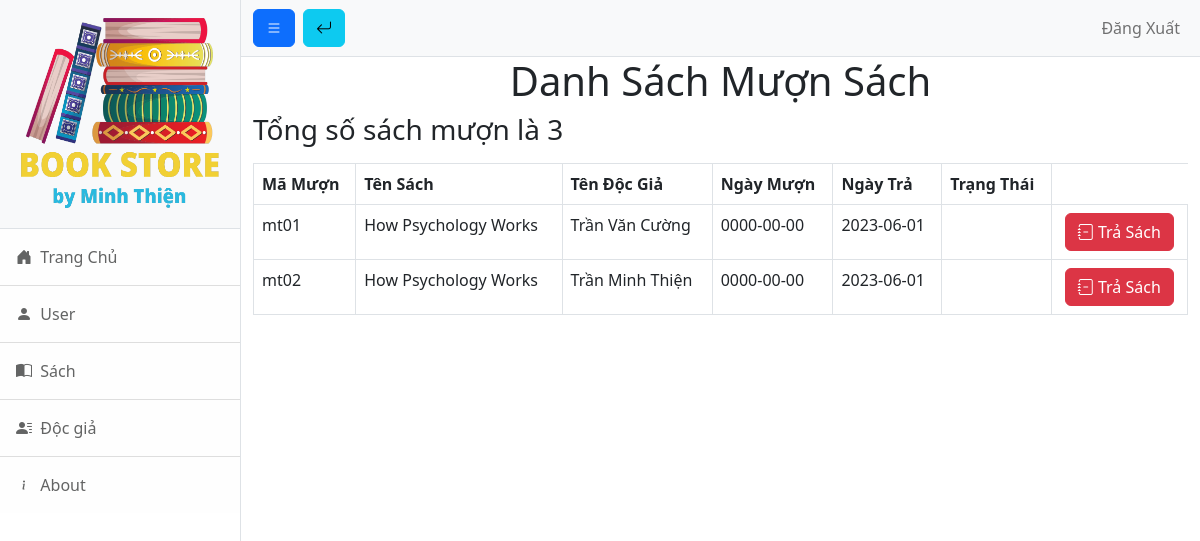
Before: /thuvien/DocGia/ShowSach.php with the older database file.
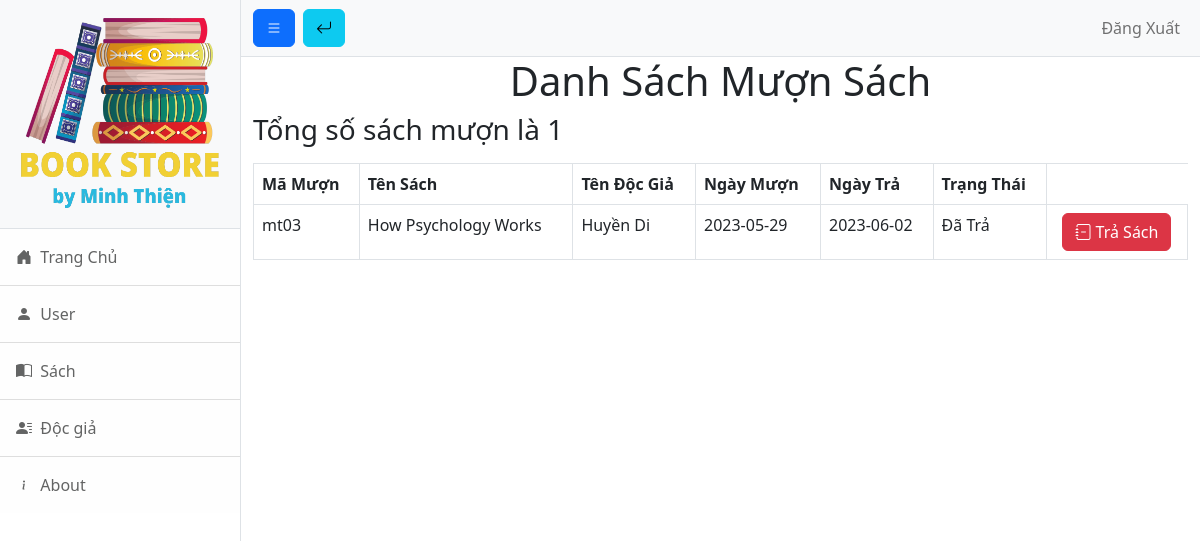
After: the same page with the newer database file.
### tables this page shows
CREATE TABLE `sach` (
  `masach` varchar(10) NOT NULL,
  `tensach` varchar(50) NOT NULL,
  `matheloai` varchar(10) NOT NULL,
  `tacgia` varchar(50) NOT NULL,
  `manxb` varchar(10) NOT NULL,
  `namxuatban` year(4) NOT NULL,
  `hientrang` varchar(20) NOT NULL
);

CREATE TABLE `muontra` (
  `mamt` varchar(10) NOT NULL,
  `madg` varchar(10) NOT NULL,
  `ngaymuon` date NOT NULL,
  `ngaytra` date NOT NULL,
  `masach` varchar(10) NOT NULL,
  `trangthai` varchar(20) NOT NULL
);

CREATE TABLE `docgia` (
  `madg` varchar(10) NOT NULL,
  `tendg` varchar(30) NOT NULL,
  `diachidg` varchar(100) NOT NULL,
  `sothe` int(10) NOT NULL
);

### thuvien/DocGia/ShowSach.php (the view, shortened to what this page needs)
<!DOCTYPE html>
<html lang="en">
<head>
    <link href="css/styles.css" rel="stylesheet" />
</head>
<body>
    <div class="d-flex" id="wrapper">
        <div class="border-end bg-white" id="sidebar-wrapper">
            <div class="sidebar-heading border-bottom bg-light"><img height="200px" width="200px" src="img/logo.png"></div>
            <div class="list-group list-group-flush">
                <a class="bi bi-house-door-fill list-group-item list-group-item-action list-group-item-light p-3 " href="../home.php"> &nbspTrang Chủ</a>
                <a class="bi bi-person-fill list-group-item list-group-item-action list-group-item-light p-3" href="../admin.php"> &nbspUser</a>
                <a class="bi bi-book-half list-group-item list-group-item-action list-group-item-light p-3" href="../Sach/book.php"> &nbspSách</a>
                <a class="bi bi-person-lines-fill list-group-item list-group-item-action list-group-item-light p-3" href="docgia.php"> &nbspĐộc giả</a>
                <a class="bi bi-info list-group-item list-group-item-action list-group-item-light p-3" href=""> &nbspAbout</a>
            </div>
        </div>
        <div id="page-content-wrapper">
            <nav class="navbar navbar-expand-lg navbar-light bg-light border-bottom">
                <div class="container-fluid">
                    <button class="bi bi-list btn btn-primary" id="sidebarToggle"></button>
                    <a class="ms-2 bi bi-arrow-return-left btn btn-info" href="docgia.php"></a>
                    <div class="collapse navbar-collapse" id="navbarSupportedContent">
                        <ul class="navbar-nav ms-auto mt-2 mt-lg-0">
                            <li class="nav-item "><a class="nav-link" href="../logout.php">Đăng Xuất</a></li>
                        </ul>
                    </div>
                </div>
            </nav>
            <div class="container-fluid ">
                <h1 class="text-center">Danh Sách Mượn Sách</h1>
                <?php
                include("connect.php");
                $query = "SELECT * FROM sach,docgia,muontra WHERE muontra.madg = docgia.madg AND sach.masach = muontra.masach";
                $ketqua = mysqli_query($connect, $query);
                $sum_mt = "SELECT count(mamt) as sum_mt FROM muontra ";
                $query = mysqli_query($connect, $sum_mt);
                $mt = mysqli_fetch_array($query);
                echo " <h3> Tổng số sách mượn là ". $mt['sum_mt'] ."</h3>" ;
                ?>
                <table class="table table-bordered mt-3">
                    <thead>
                        <tr>
                            <th scope="col"> Mã Mượn </th>
                            <th scope="col">Tên Sách</th>
                            <th scope="col">Tên Độc Giả</th>
                            <th scope="col">Ngày Mượn</th>
                            <th scope="col">Ngày Trả</th>
                            <th scope="col">Trạng Thái</th>
                        </tr>
                    </thead>
                    <tbody>
                        <tr>
                            <?php
                            while ($row = mysqli_fetch_array($ketqua)) {
                                echo "<tr>";
                                echo "<td>" . $row["mamt"] . "</td>";
                                echo "<td>" . $row["tensach"] . "</td>";
                                echo "<td>" . $row["tendg"] . "</td>";
                                echo "<td>" . $row["ngaymuon"] . "</td>";
                                echo "<td>" . $row["ngaytra"] . "</td>";
                                echo "<td>" . $row["trangthai"] . "</td>";
                                echo "<td><center><a class=\"text-decoration-none bi bi-journal-minus btn btn-danger \" href=\"Trasach.php?mamt=" . $row["mamt"] . "\"> Trả Sách</a> </center> </td>";
                            }
                            ?>
                        </tr>
                    </tbody>
                </table>
            </div>
        </div>
    </div>
</body>
</html>

Changed rows visible on the page:
no longer on one of the page's lists (row edited): sach: muontra.mamt "mt02", tensach "How Psychology Works", docgia.tendg "Trần Minh Thiện", muontra.ngaymuon "0000-00-00", muontra.ngaytra "2023-06-01"
changed sach "How Psychology Works": muontra.mamt "mt01" → "mt03"; docgia.tendg "Trần Văn Cường" → "Huyền Di"; muontra.ngaymuon "0000-00-00" → "2023-05-29"; muontra.ngaytra "2023-06-01" → "2023-06-02"; muontra.trangthai (not shown) → "Đã Trả"
Other visible differences:
$mt['sum_mt']: "3" → "1"
